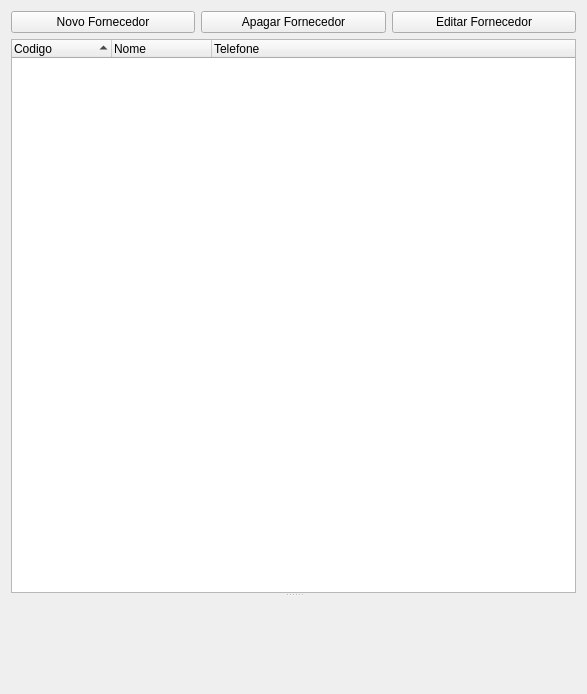
<?xml version="1.0" encoding="UTF-8"?>
<ui version="4.0">
 <class>Form</class>
 <widget class="QWidget" name="Form">
  <property name="geometry">
   <rect>
    <x>0</x>
    <y>0</y>
    <width>587</width>
    <height>694</height>
   </rect>
  </property>
  <property name="windowTitle">
   <string>Form</string>
  </property>
  <layout class="QVBoxLayout" name="verticalLayout">
   <item>
    <layout class="QHBoxLayout" name="horizontalLayout">
     <item>
      <widget class="QPushButton" name="pushButton_3">
       <property name="text">
        <string>Novo Fornecedor</string>
       </property>
      </widget>
     </item>
     <item>
      <widget class="QPushButton" name="pushButton_2">
       <property name="text">
        <string>Apagar Fornecedor</string>
       </property>
      </widget>
     </item>
     <item>
      <widget class="QPushButton" name="pushButton">
       <property name="text">
        <string>Editar Fornecedor</string>
       </property>
      </widget>
     </item>
    </layout>
   </item>
   <item>
    <widget class="QSplitter" name="splitter">
     <property name="orientation">
      <enum>Qt::Vertical</enum>
     </property>
     <widget class="QTreeWidget" name="provider_index">
      <property name="tabKeyNavigation">
       <bool>true</bool>
      </property>
      <property name="alternatingRowColors">
       <bool>true</bool>
      </property>
      <property name="itemsExpandable">
       <bool>false</bool>
      </property>
      <property name="sortingEnabled">
       <bool>true</bool>
      </property>
      <property name="expandsOnDoubleClick">
       <bool>false</bool>
      </property>
      <column>
       <property name="text">
        <string>Codigo</string>
       </property>
      </column>
      <column>
       <property name="text">
        <string>Nome</string>
       </property>
      </column>
      <column>
       <property name="text">
        <string>Telefone</string>
       </property>
      </column>
     </widget>
     <widget class="providerForm" name="provider_form" native="true"/>
    </widget>
   </item>
  </layout>
 </widget>
 <customwidgets>
  <customwidget>
   <class>providerForm</class>
   <extends>QWidget</extends>
   <header>providerForm</header>
   <container>1</container>
  </customwidget>
 </customwidgets>
 <resources/>
 <connections>
  <connection>
   <sender>pushButton_3</sender>
   <signal>clicked()</signal>
   <receiver>Form</receiver>
   <slot>new()</slot>
   <hints>
    <hint type="sourcelabel">
     <x>152</x>
     <y>24</y>
    </hint>
    <hint type="destinationlabel">
     <x>174</x>
     <y>41</y>
    </hint>
   </hints>
  </connection>
  <connection>
   <sender>pushButton_2</sender>
   <signal>clicked()</signal>
   <receiver>Form</receiver>
   <slot>remove()</slot>
   <hints>
    <hint type="sourcelabel">
     <x>361</x>
     <y>25</y>
    </hint>
    <hint type="destinationlabel">
     <x>372</x>
     <y>41</y>
    </hint>
   </hints>
  </connection>
  <connection>
   <sender>pushButton</sender>
   <signal>clicked()</signal>
   <receiver>Form</receiver>
   <slot>edit()</slot>
   <hints>
    <hint type="sourcelabel">
     <x>497</x>
     <y>27</y>
    </hint>
    <hint type="destinationlabel">
     <x>518</x>
     <y>39</y>
    </hint>
   </hints>
  </connection>
 </connections>
 <slots>
  <slot>new()</slot>
  <slot>remove()</slot>
  <slot>edit()</slot>
 </slots>
</ui>
